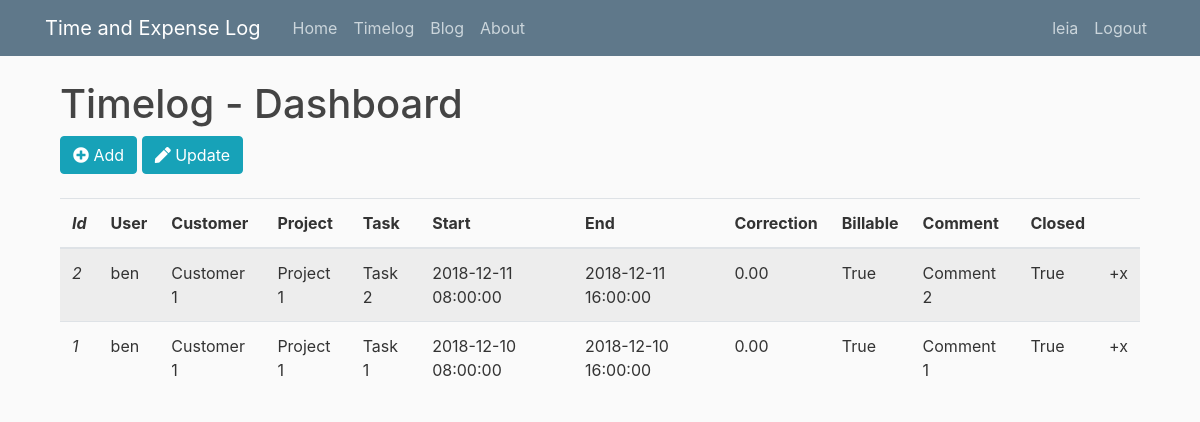
The page /timelog/dashboard (signed in) on the database as committed earlier.
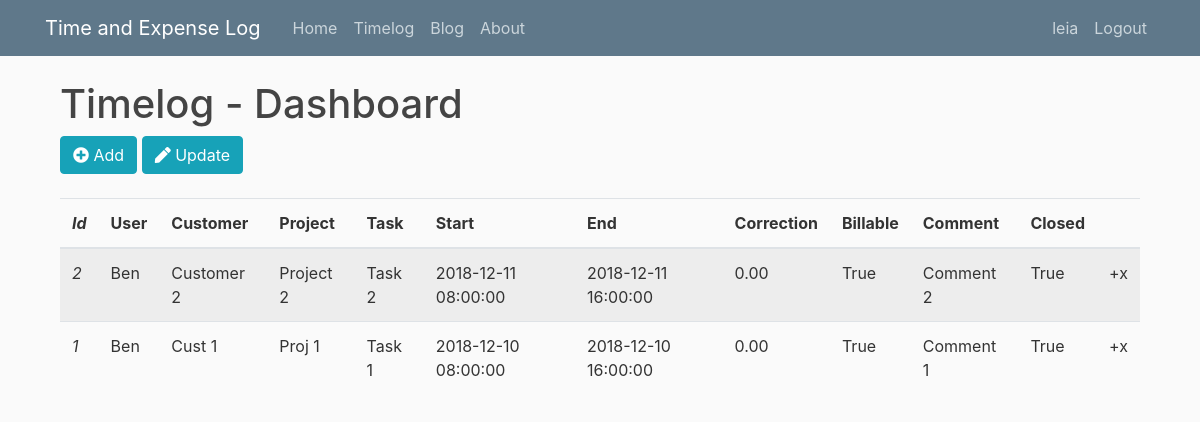
The same page on the database as committed later.
### timexlog/models.py (models this page shows, shortened)
class Timelog(db.Model):
    id = db.Column(db.Integer, primary_key=True)
    user_id = db.Column(db.Integer, db.ForeignKey('user.id'), nullable=False)
    customer = db.Column(db.String(100), nullable=False)
    project = db.Column(db.String(100), nullable=False)
    task = db.Column(db.String(100), nullable=True)
    datetime_start = db.Column(db.DateTime, nullable=False, \
                               default=datetime.utcnow())
    datetime_end = db.Column(db.DateTime, nullable=True)
    time_correction = db.Column(db.Numeric(precision=10, scale=2), \
                                nullable=True)
    billable = db.Column(db.Boolean, nullable=True, default=True)
    comment = db.Column(db.String(100), nullable=True)
    closed = db.Column(db.Boolean, nullable=True, default=False)
    date_created = db.Column(db.DateTime, nullable=False, \
                             default=datetime.utcnow())

class User(db.Model, UserMixin):
    id = db.Column(db.Integer, primary_key=True)
    username = db.Column(db.String(20), unique=True, nullable=False)
    email = db.Column(db.String(120), unique=True, nullable=False)
    image_file = db.Column(db.String(20), nullable=False,
                           default='default.png')
    password = db.Column(db.String(60), nullable=False)
    agree_conditions = db.Column(db.Boolean, nullable=False, default=False)
    posts = db.relationship('Post', backref='author', lazy=True)
    timelogs = db.relationship('Timelog', backref='employee', lazy=True)

### timexlog/timelog/routes.py (the view)
@timelog.route("/timelog/dashboard")
@login_required
def dashboard():
    tmlogs = Timelog.query.order_by(Timelog.datetime_start.desc())
    return render_template('timelog/dashboard.html', timelogs=tmlogs)

### timexlog/models.py (called while the page is built)
@login_mgr.user_loader
def load_user(user_id):
    return User.query.get(int(user_id))

### timexlog/templates/timelog/dashboard.html
{% extends "timelog_layout.html" %}
{% block content %}
	<h1>Timelog - Dashboard</h1>
	<div class="media-body">
		<div>
			<a class="btn btn-info mb-4" href="{{ url_for('timelog.add') }}"><i class="fas fa-plus-circle"></i>&nbsp;Add</a>
			<a class="btn btn-info mb-4" href="{{ url_for('timelog.home') }}"><i class="fas fa-pen"></i>&nbsp;Update</a>
		</div>
		<table class="table table-striped">
			<thead>
				<tr>
					<th><i>Id</i></th>
					<th>User</th>
					<th>Customer</th>
					<th>Project</th>
					<th>Task</th>
					<th>Start</th>
					<th>End</th>
					<th>Correction</th>
					<th>Billable</th>
					<th>Comment</th>
					<th>Closed</th>
					<th>&nbsp;</th>
				</tr>
			</thead>
			<tbody>
				{% for timelog in timelogs %}
					<tr>
						<td><i>{{ timelog.id }}</i></td>
						<td>{{ timelog.employee.username }}</td>
						<td>{{ timelog.customer }}</td>
						<td>{{ timelog.project }}</td>
						<td>{{ timelog.task }}</td>
						<td>{{ timelog.datetime_start }}</td>
						<td>{{ timelog.datetime_end }}</td>
						<td>{{ timelog.time_correction }}</td>
						<td>{{ timelog.billable }}</td>
						<td>{{ timelog.comment }}</td>
						<td>{{ timelog.closed }}</td>
						<td>+x</td>
					</tr>
				{% endfor %}
			</tbody>
		</table>
	</div>
{% endblock content %}

Rows that differ between the two databases and show on the page:
changed Timelog "Task 2": employee.username "ben" → "Ben"; customer "Customer 1" → "Customer 2"; project "Project 1" → "Project 2"
changed Timelog "Task 1": employee.username "ben" → "Ben"; customer "Customer 1" → "Cust 1"; project "Project 1" → "Proj 1"
